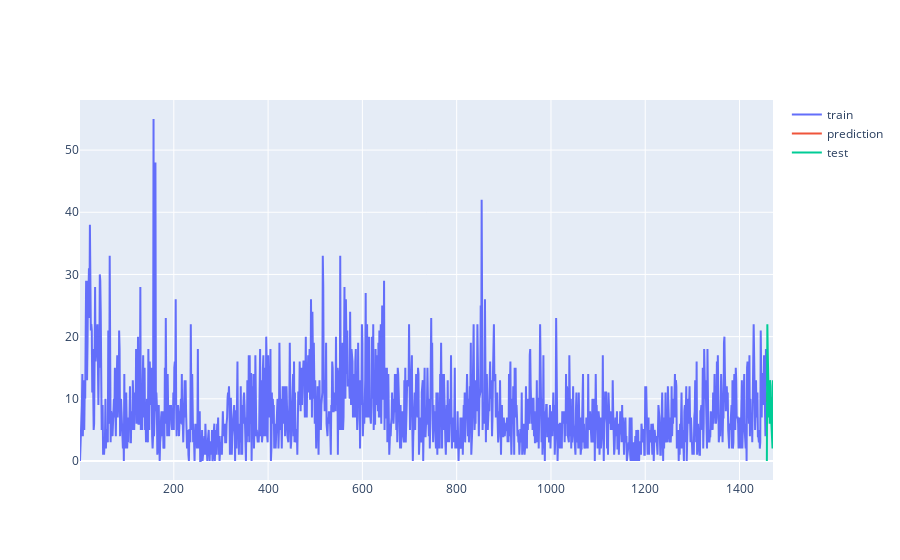

Notebook code for this chart:
### Code cell
n = 14

y_pred_n = model_fit.forecast(n)
y_test_n = y_test[0:14]

fig = go.Figure()
trainN = y_train.shape[0]
length = n + trainN

fig.add_trace(go.Scatter(x=np.arange(1, trainN+1), y=y_train, mode='lines', name='train'))
fig.add_trace(go.Scatter(x=np.arange(trainN+1, length+1), y=y_pred_n, mode='lines', name='prediction'))
fig.add_trace(go.Scatter(x=np.arange(trainN+1, length+1), y=y_test_n, mode='lines', name='test'))
fig.show()

### Figure 1 — Plotly figure (JSON) as saved in the notebook; plotly's stock layout.template omitted (floating-point values rounded to 4 significant figures; data arrays with more than 128 entries replaced by an {"elided": "..."} marker saying what was removed)
{"data": [{"mode": "lines", "name": "train", "type": "scatter", "x": {"elided": "1457 int values"}, "y": {"elided": "1457 int values"}}, {"mode": "lines", "name": "prediction", "type": "scatter", "x": [1458, 1459, 1460, 1461, 1462, 1463, 1464, 1465, 1466, 1467, 1468, 1469, 1470, 1471], "y": [9.504, 11.04, 10.58, 9.151, 9.608, 10.5, 9.567, 9.06, 10.12, 10.11, 9.1, 9.558, 10.3, 9.536]}, {"mode": "lines", "name": "test", "type": "scatter", "x": [1458, 1459, 1460, 1461, 1462, 1463, 1464, 1465, 1466, 1467, 1468, 1469, 1470, 1471], "y": [0, 22, 17, 13, 7, 12, 6, 13, 12, 7, 4, 4, 2, 13]}], "layout": {}}
